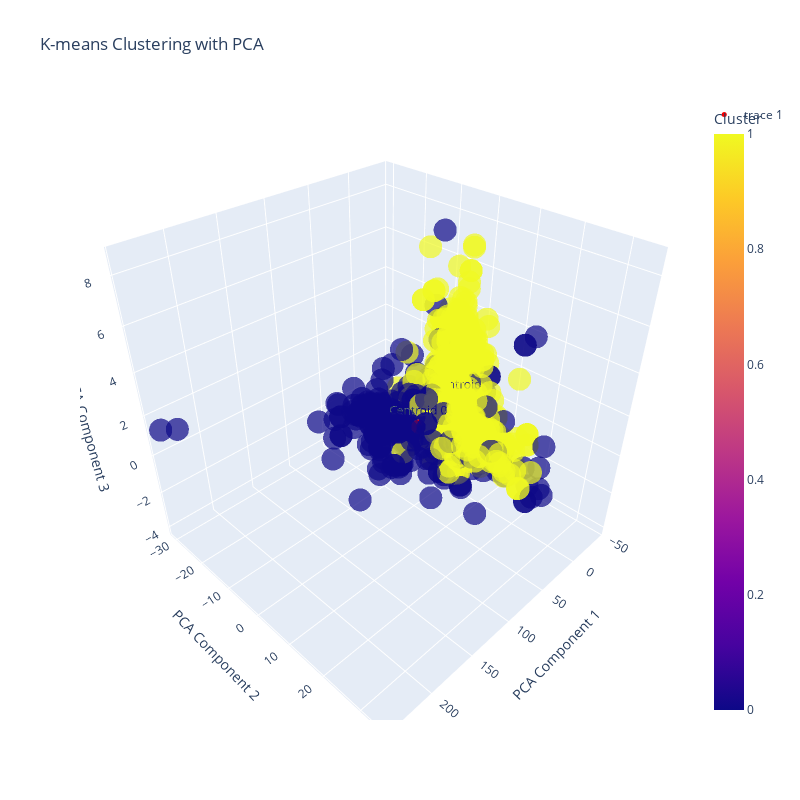

Write notebook code for a chart like this one.
### Code cell
import plotly.express as px
import plotly.graph_objects as go

CLUSTER_NUMBER = 2
pca = PCA(n_components=3)
X_pca = pca.fit_transform(X)

# Run K-Means clustering
kmeans = KMeans(n_clusters=CLUSTER_NUMBER, random_state=42)
kmeans.fit(X_pca)
labels = kmeans.labels_
centroids = kmeans.cluster_centers_

# Create a DataFrame for Plotly
df_pca = pd.DataFrame(X_pca, columns=['PCA Component 1', 'PCA Component 2', 'PCA Component 3'])
df_pca['Cluster'] = labels

# Plot the 3D scatter plot
fig = px.scatter_3d(
    df_pca, 
    x='PCA Component 1', 
    y='PCA Component 2', 
    z='PCA Component 3', 
    color='Cluster',
    title='K-means Clustering with PCA',
    opacity=0.7
)

# Add centroids
fig.add_trace(
    go.Scatter3d(
        x=centroids[:, 0], 
        y=centroids[:, 1], 
        z=centroids[:, 2],
        mode='markers+text',
        marker=dict(size=5, color='red'),
        text=['Centroid {}'.format(i) for i in range(len(centroids))],
        textposition='top center'
    )
)

fig.update_layout(height=800,width=800)

fig.show()

### Figure 1 — Plotly figure (JSON) as saved in the notebook; plotly's stock layout.template omitted (floating-point values rounded to 4 significant figures; data arrays with more than 128 entries replaced by an {"elided": "..."} marker saying what was removed)
{"data": [{"hovertemplate": "PCA Component 1=%{x}<br>PCA Component 2=%{y}<br>PCA Component 3=%{z}<br>Cluster=%{marker.color}<extra></extra>", "legendgroup": "", "marker": {"color": {"elided": "1143 int values"}, "coloraxis": "coloraxis", "opacity": 0.7, "symbol": "circle"}, "mode": "markers", "name": "", "scene": "scene", "showlegend": false, "type": "scatter3d", "x": {"elided": "1143 float values"}, "y": {"elided": "1143 float values"}, "z": {"elided": "1143 float values"}}, {"marker": {"color": "red", "size": 5}, "mode": "markers+text", "text": ["Centroid 0", "Centroid 1"], "textposition": "top center", "type": "scatter3d", "x": [46.06, -16.1], "y": [-0.249, 0.08703], "z": [-0.02656, 0.009281]}], "layout": {"coloraxis": {"colorbar": {"title": {"text": "Cluster"}}, "colorscale": [[0, "#0d0887"], [0.1111, "#46039f"], [0.2222, "#7201a8"], [0.3333, "#9c179e"], [0.4444, "#bd3786"], [0.5556, "#d8576b"], [0.6667, "#ed7953"], [0.7778, "#fb9f3a"], [0.8889, "#fdca26"], [1, "#f0f921"]]}, "height": 800, "legend": {"tracegroupgap": 0}, "scene": {"domain": {"x": [0, 1], "y": [0, 1]}, "xaxis": {"title": {"text": "PCA Component 1"}}, "yaxis": {"title": {"text": "PCA Component 2"}}, "zaxis": {"title": {"text": "PCA Component 3"}}}, "title": {"text": "K-means Clustering with PCA"}, "width": 800}}
